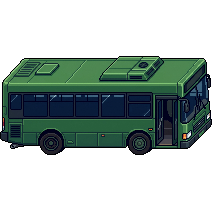
#> input picture assets/props/raw/bus.png, 212 x 212 px; its folder holds 4 pictures in this run
$ python build_props.py
#> lines starting #> are read from the running program, lines starting #| are printed output that depends on the picture
"""Prepara os objetos de cenário: recorta o espaço vazio e aplica a escala.

Escala só 1x ou 0.5x (NEAREST), para o pixel não borrar. Os objetos grandes
(ônibus, árvore, mesa) ficam em 1x para manter o tamanho certo em relação ao
estudante (39px de altura).

Uso: python3 tools/build_props.py
"""
from pathlib import Path

from PIL import Image

ROOT = Path(__file__).resolve().parent.parent
RAW = ROOT / "assets/props/raw"
OUT = ROOT / "assets/props"

PROPS = {  # nome: escala
    "bus": 1.0,
    "tree": 1.0,
    "table": 1.0,
    "fence": 1.0,
    "bench": 0.5,
    "trash": 0.5,
    "lamp": 0.5,
}

for name, scale in PROPS.items():
    im = Image.open(RAW / f"{name}.png").convert("RGBA")
#> im is the input picture: PIL image 212x212 RGBA; mean R, G, B, A 17.2, 31.8, 27.3, 105
    im = im.crop(im.getbbox())
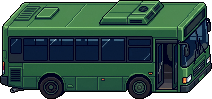
#> im: PIL image 212x99 RGBA; mean R, G, B, A 36.8, 68.1, 58.4, 224.8; transparent parts drawn white
    if scale != 1.0:
        im = im.resize((round(im.width * scale), round(im.height * scale)), Image.NEAREST)
    im.save(OUT / f"{name}.png")
    print(f"{name}: {im.width}x{im.height}")
#| bus: 212x99
#> (the run stopped early here; a loop or call above may not have finished)
